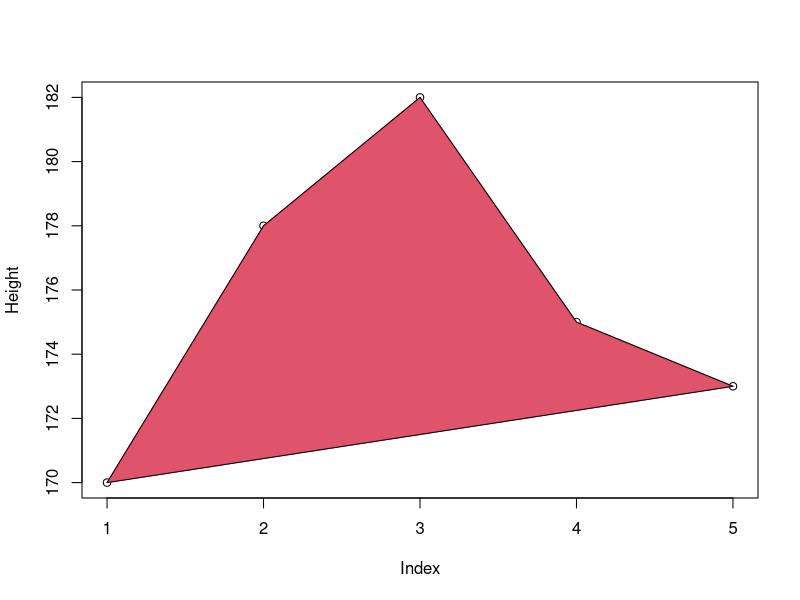

Source code (R):
## Polygon
Height = c(170,178,182,175,173)
plot(Height)


# col=2 (red)
polygon(1:5,Height,col=2,density=0)
polygon(1:5,Height,col=2)